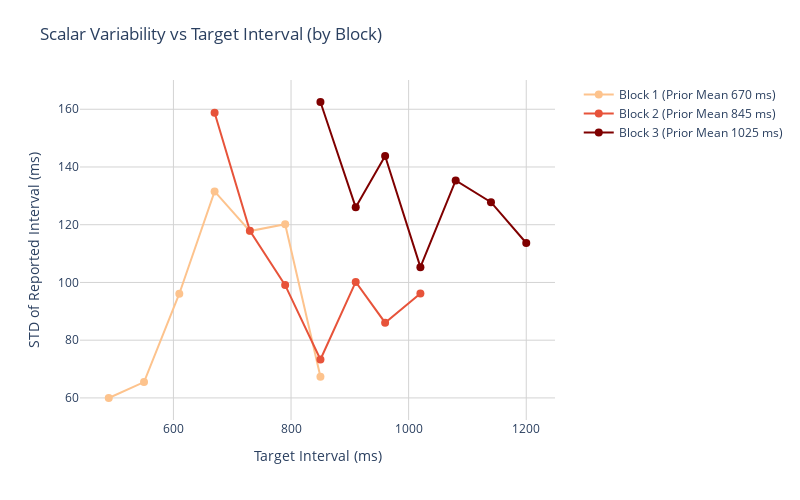

The code cell stored with this chart in its notebook:
### Code cell
import pandas as pd
import numpy as np
import plotly.graph_objects as go
from matplotlib import cm
import matplotlib.colors as mcolors

# Assumes go_df contains: target_interval, reproduced_interval, prior_mean (block label)

# Get all unique blocks
blocks = sorted(go_df['prior_mean'].unique())

# Define color map
cmap = cm.get_cmap('OrRd', len(blocks)+1)
ordered_colors = [mcolors.to_hex(cmap(i+1)) for i in range(len(blocks))]

# Prepare traces
traces = []

for i, block_mean in enumerate(blocks):
    block_df = go_df[go_df['prior_mean'] == block_mean]

    # Group by target interval and compute std (scalar variability)
    variability = (
        block_df
        .groupby('target_interval')
        .agg(std_reproduced=('reproduced_interval', 'std'),
             n=('reproduced_interval', 'count'))
        .reset_index()
    )

    # Optionally compute SEM for the std itself (though often omitted)
    # variability['sem_std'] = variability['std_reproduced'] / np.sqrt(2 * (variability['n'] - 1))

    traces.append(
        go.Scatter(
            x=variability['target_interval'],
            y=variability['std_reproduced'],
            mode='lines+markers',
            name=f'Block {i+1} (Prior Mean {int(block_mean)} ms)',
            marker=dict(color=ordered_colors[i], size=8),
            line=dict(color=ordered_colors[i], width=2),
        )
    )

# Layout
layout = go.Layout(
    title='Scalar Variability vs Target Interval (by Block)',
    xaxis=dict(title='Target Interval (ms)'),
    yaxis=dict(title='STD of Reported Interval (ms)'),
    width=800,
    height=500,
    plot_bgcolor='white',
    legend=dict(x=1.05),
    margin=dict(l=80, r=160, t=80, b=80),
)

fig = go.Figure(data=traces, layout=layout)
fig.update_xaxes(showgrid=True, gridcolor='lightgray')
fig.update_yaxes(showgrid=True, gridcolor='lightgray')
fig.show()

### Figure 1 — Plotly figure (JSON) as saved in the notebook; plotly's stock layout.template omitted (floating-point values rounded to 4 significant figures)
{"data": [{"line": {"color": "#fdc38d", "width": 2}, "marker": {"color": "#fdc38d", "size": 8}, "mode": "lines+markers", "name": "Block 1 (Prior Mean 670 ms)", "type": "scatter", "x": [490, 550, 610, 670, 730, 790, 850], "y": [59.97, 65.49, 96.09, 131.5, 117.8, 120.2, 67.31]}, {"line": {"color": "#e7533a", "width": 2}, "marker": {"color": "#e7533a", "size": 8}, "mode": "lines+markers", "name": "Block 2 (Prior Mean 845 ms)", "type": "scatter", "x": [670, 730, 790, 850, 910, 960, 1020], "y": [158.8, 117.9, 99.08, 73.3, 100.2, 86.06, 96.14]}, {"line": {"color": "#7f0000", "width": 2}, "marker": {"color": "#7f0000", "size": 8}, "mode": "lines+markers", "name": "Block 3 (Prior Mean 1025 ms)", "type": "scatter", "x": [850, 910, 960, 1020, 1080, 1140, 1200], "y": [162.5, 126.0, 143.8, 105.3, 135.3, 127.8, 113.7]}], "layout": {"height": 500, "legend": {"x": 1.05}, "margin": {"b": 80, "l": 80, "r": 160, "t": 80}, "plot_bgcolor": "white", "title": {"text": "Scalar Variability vs Target Interval (by Block)"}, "width": 800, "xaxis": {"gridcolor": "lightgray", "showgrid": true, "title": {"text": "Target Interval (ms)"}}, "yaxis": {"gridcolor": "lightgray", "showgrid": true, "title": {"text": "STD of Reported Interval (ms)"}}}}
